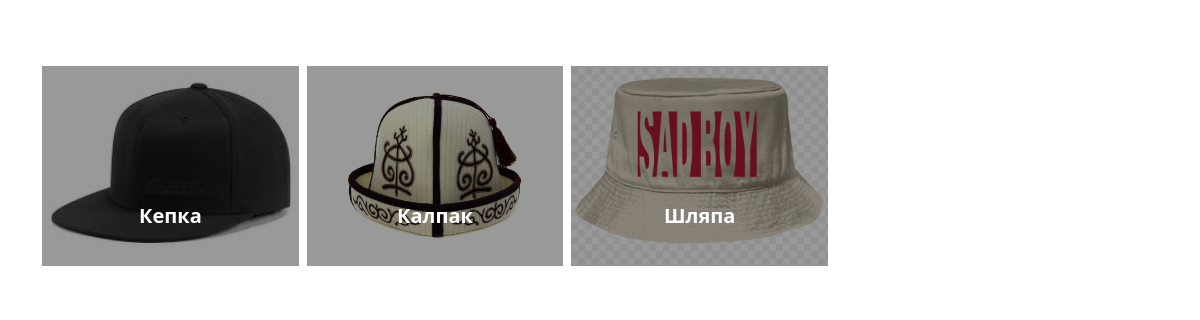
The page /sub_cat/3 on the database its author committed.
### product/models.py (models this page shows, shortened)
class SubCategory(models.Model):
    category = models.ForeignKey(to=Category, on_delete=models.SET_NULL, null=True, verbose_name='Категория')
    title = models.CharField(max_length=80, verbose_name='Название')
    is_active = models.BooleanField(verbose_name='Подтверждённый', default=True)
    image = models.ImageField(verbose_name='Фото', upload_to='Sub/%Y/%m/%d', null=True)
    class Meta:
        verbose_name = 'Под-категория'
        verbose_name_plural = 'Под-категории'

### product/views.py (the view)
# urls.py: path('sub_cat/<int:sub_id>', sub_category, name='sub_cat'),
def sub_category(request, sub_id):
    sub_cat = SubCategory.objects.filter(category=sub_id)
    context = {
        'sub': sub_cat
    }
    return render(request, 'sub_category.html', context)

### templates/sub_category.html (shortened to what this page needs)
<!DOCTYPE html>
<html lang="en">
<head>
    <link href="https://cdn.jsdelivr.net/npm/bootstrap@5.2.0-beta1/dist/css/bootstrap.min.css" rel="stylesheet"
>
</head>
<body>
<div class="container">
    <nav class="category">
        {% for s in sub %}
            <div class="category_product">
                <img src="{{ s.image.url }}" alt="" class="category_product-img">
                <h2 class="product-title">{{ s.title }}</h2>
                <a href="{% url 'product' s.pk %}" class="product-link"></a>
            </div>
        {% endfor %}
    </nav>
</div>
</body>
</html>

### templates/sub_category.html (style rules this page uses)
.category { margin-top: 50px; display: flex; flex-wrap: wrap; }
.category_product { margin-top: 16px; margin-right: 8px; width: 23%; height: 200px; position: relative; overflow: hidden; }
.category_product:last-child { margin-right: 0; }
.category_product-img { position: absolute; top: 0; left: 0; right: 0; bottom: 0; z-index: 1; object-fit: cover; width: 100%; height: 100%; }
.product-title { position: absolute; bottom: 30px; text-align: center; z-index: 4; left: 0; right: 0; font-size: 20px; font-weight: 600; color: white; }
.product-link { position: absolute; left: 0; top: 0; right: 0; bottom: 0; z-index: 3; background: rgba(0, 0, 0, .4); }

### rows shown on the page
SubCategory: image (picture), title "Кепка"
SubCategory: image (picture), title "Калпак"
SubCategory: image (picture), title "Шляпа"
